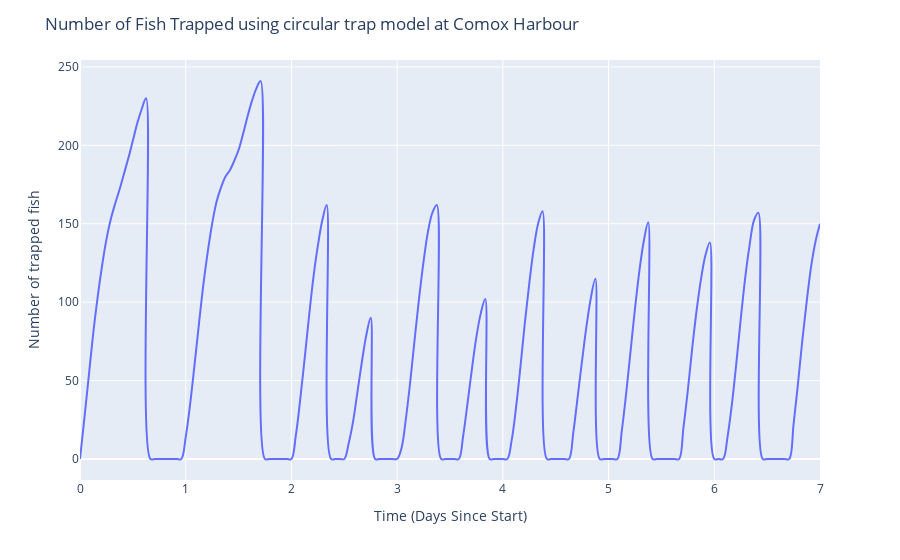

The code cell stored with this chart in its notebook:
### Code cell
plot_caught_fish(fish_simulation)

### Figure 1 — Plotly figure (JSON) as saved in the notebook; plotly's stock layout.template omitted (floating-point values rounded to 4 significant figures; data arrays with more than 128 entries replaced by an {"elided": "..."} marker saying what was removed)
{"data": [{"hovertemplate": "%{text}<br>%{y:} fish caught", "legendgroup": "", "line": {"color": "#636efa", "dash": "solid", "shape": "spline"}, "mode": "lines", "name": "", "orientation": "v", "showlegend": false, "text": {"elided": "169 str values"}, "type": "scatter", "x": {"elided": "169 int values"}, "xaxis": "x", "y": {"elided": "169 int values"}, "yaxis": "y"}], "layout": {"legend": {"tracegroupgap": 0}, "margin": {"t": 60}, "title": {"text": "Number of Fish Trapped using circular trap model at Comox Harbour"}, "xaxis": {"anchor": "y", "domain": [0, 1], "ticktext": [0, 1, 2, 3, 4, 5, 6, 7], "tickvals": [0, 24, 48, 72, 96, 120, 144, 168], "title": {"text": "Time (Days Since Start)"}}, "yaxis": {"anchor": "x", "domain": [0, 1], "title": {"text": "Number of trapped fish"}}}}
